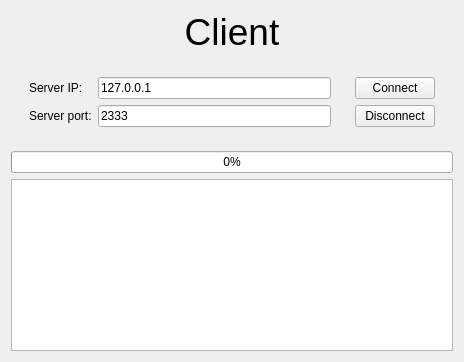
<?xml version="1.0" encoding="UTF-8"?>
<ui version="4.0">
 <class>TCPClient</class>
 <widget class="QWidget" name="TCPClient">
  <property name="geometry">
   <rect>
    <x>0</x>
    <y>0</y>
    <width>464</width>
    <height>362</height>
   </rect>
  </property>
  <property name="windowTitle">
   <string>TCPClient</string>
  </property>
  <layout class="QVBoxLayout" name="verticalLayout">
   <item>
    <widget class="QLabel" name="label_3">
     <property name="font">
      <font>
       <pointsize>28</pointsize>
      </font>
     </property>
     <property name="text">
      <string>Client</string>
     </property>
     <property name="alignment">
      <set>Qt::AlignCenter</set>
     </property>
    </widget>
   </item>
   <item>
    <widget class="QWidget" name="widget_2" native="true">
     <layout class="QHBoxLayout" name="horizontalLayout">
      <item>
       <widget class="QWidget" name="widget" native="true">
        <layout class="QGridLayout" name="gridLayout">
         <item row="0" column="0">
          <widget class="QLabel" name="label">
           <property name="text">
            <string>Server IP:</string>
           </property>
          </widget>
         </item>
         <item row="0" column="1">
          <widget class="QLineEdit" name="leServerIp">
           <property name="text">
            <string>127.0.0.1</string>
           </property>
          </widget>
         </item>
         <item row="1" column="0">
          <widget class="QLabel" name="label_2">
           <property name="text">
            <string>Server port:</string>
           </property>
          </widget>
         </item>
         <item row="1" column="1">
          <widget class="QLineEdit" name="leServerPort">
           <property name="text">
            <string>2333</string>
           </property>
          </widget>
         </item>
        </layout>
       </widget>
      </item>
      <item>
       <widget class="QWidget" name="widget_3" native="true">
        <layout class="QVBoxLayout" name="verticalLayout_2">
         <item>
          <widget class="QPushButton" name="btnConnect">
           <property name="text">
            <string>Connect</string>
           </property>
          </widget>
         </item>
         <item>
          <widget class="QPushButton" name="btnDisconnect">
           <property name="text">
            <string>Disconnect</string>
           </property>
          </widget>
         </item>
        </layout>
       </widget>
      </item>
     </layout>
    </widget>
   </item>
   <item>
    <widget class="QProgressBar" name="progressBar">
     <property name="value">
      <number>0</number>
     </property>
    </widget>
   </item>
   <item>
    <widget class="QTextBrowser" name="textBrowser"/>
   </item>
  </layout>
 </widget>
 <resources/>
 <connections/>
</ui>
